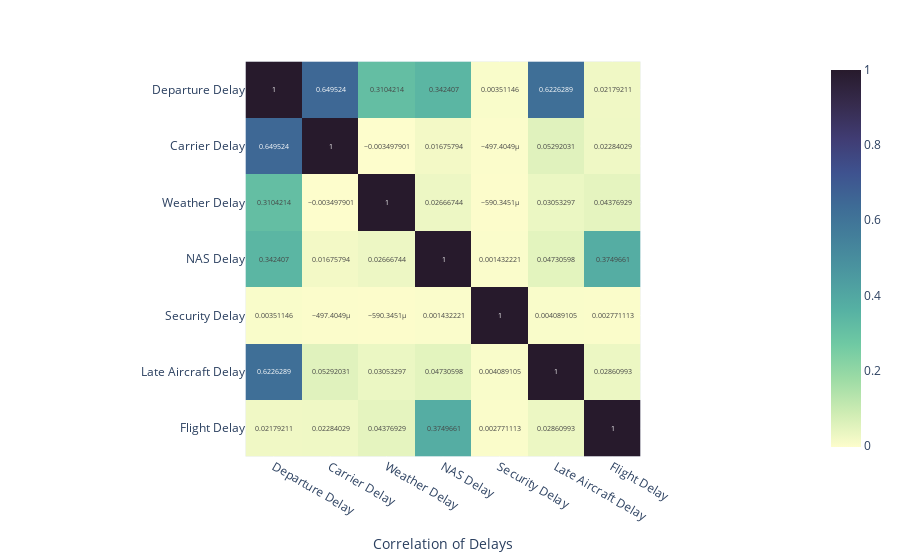

The cell this chart's notebook holds for it:
### Code cell
# Delay Types
delay_df = df[['Departure Delay','Carrier Delay','Weather Delay', 'NAS Delay','Security Delay','Late Aircraft Delay', 'Flight Delay']]
fig = px.imshow(delay_df.corr(), text_auto=True, color_continuous_scale='deep')
fig.update_xaxes(title_text="Correlation of Delays")
fig.show()
# departure delay highly correlated to carrier delay, NAS delay, weather delay
# flight delay slightly correlated with security delay

### Figure 1 — Plotly figure (JSON) as saved in the notebook; plotly's stock layout.template omitted (floating-point values rounded to 4 significant figures)
{"data": [{"coloraxis": "coloraxis", "hovertemplate": "x: %{x}<br>y: %{y}<br>color: %{z}<extra></extra>", "name": "0", "texttemplate": "%{z}", "type": "heatmap", "x": ["Departure Delay", "Carrier Delay", "Weather Delay", "NAS Delay", "Security Delay", "Late Aircraft Delay", "Flight Delay"], "xaxis": "x", "y": ["Departure Delay", "Carrier Delay", "Weather Delay", "NAS Delay", "Security Delay", "Late Aircraft Delay", "Flight Delay"], "yaxis": "y", "z": [[1, 0.6495, 0.3104, 0.3424, 0.003511, 0.6226, 0.02179], [0.6495, 1, -0.003498, 0.01676, -0.0004974, 0.05292, 0.02284], [0.3104, -0.003498, 1, 0.02667, -0.0005903, 0.03053, 0.04377], [0.3424, 0.01676, 0.02667, 1, 0.001432, 0.04731, 0.375], [0.003511, -0.0004974, -0.0005903, 0.001432, 1, 0.004089, 0.002771], [0.6226, 0.05292, 0.03053, 0.04731, 0.004089, 1, 0.02861], [0.02179, 0.02284, 0.04377, 0.375, 0.002771, 0.02861, 1]]}], "layout": {"coloraxis": {"colorscale": [[0, "rgb(253, 253, 204)"], [0.09091, "rgb(206, 236, 179)"], [0.1818, "rgb(156, 219, 165)"], [0.2727, "rgb(111, 201, 163)"], [0.3636, "rgb(86, 177, 163)"], [0.4545, "rgb(76, 153, 160)"], [0.5455, "rgb(68, 130, 155)"], [0.6364, "rgb(62, 108, 150)"], [0.7273, "rgb(62, 82, 143)"], [0.8182, "rgb(64, 60, 115)"], [0.9091, "rgb(54, 43, 77)"], [1, "rgb(39, 26, 44)"]]}, "margin": {"t": 60}, "xaxis": {"anchor": "y", "constrain": "domain", "domain": [0, 1], "scaleanchor": "y", "title": {"text": "Correlation of Delays"}}, "yaxis": {"anchor": "x", "autorange": "reversed", "constrain": "domain", "domain": [0, 1]}}}
